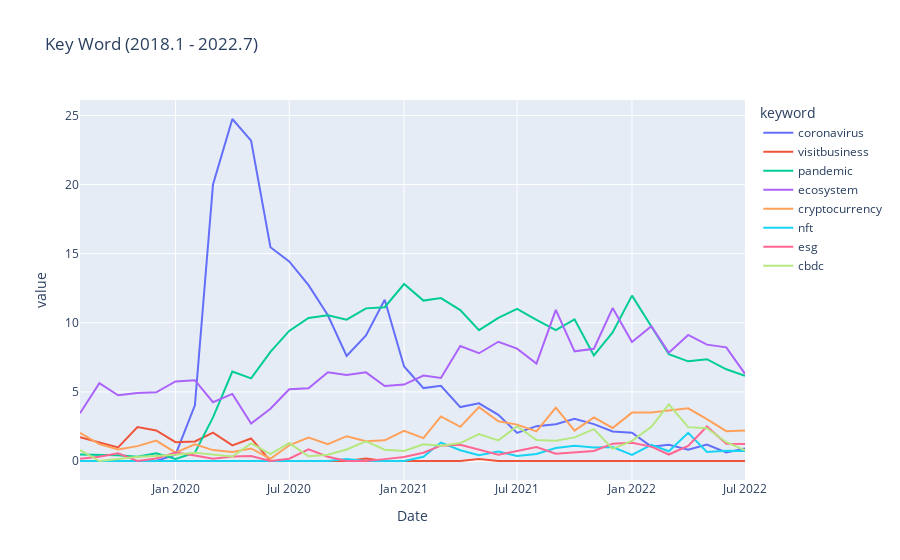

The notebook cell this image was saved under:
### Code cell
srch_wrd = ['coronavirus','coronavirus','visitbusiness','pandemic','ecosystem','cryptocurrency','nft','esg','cbdc']
# 꺽은선 그래프
df3 = Df4plot(df_es,srch_wrd)
fig = px.line(
    df3, x="Date", y='value', color="keyword", title="Key Word (2018.1 - 2022.7)"
)
fig.show()
